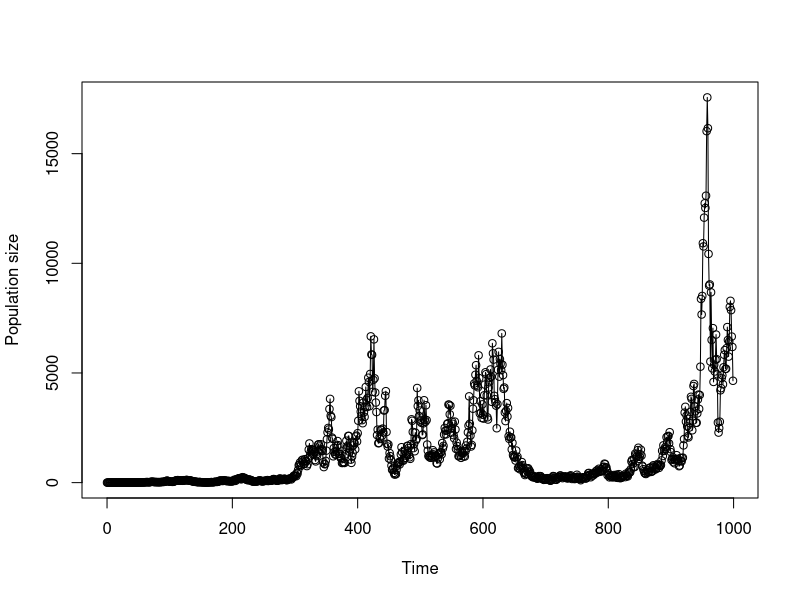

Write R code to recreate this figure.
# Clear workspace and close graphics
rm(list = ls())
graphics.off()

set.seed(1) # for reproducibility

geom_growth_base <- function(N0 = 2,
                            T = 999,
                            lambda = 1.01,
                            sigma = 0.2){
        Nvals <- vector('numeric') # initiate a place to put the values
        Nvals[1] <- N0
    for (t in 1:T){
        Nvals[t+1] <- Nvals[t]*(lambda*exp(rnorm(1,0,sigma)))
    }
    return(Nvals)
}
# Run the simulation
out <- geom_growth_base()
# Plot the results
plot(0:999,
out,
xlab='Time',
ylab='Population size',
type='o')

# Simplest benchmark
# Default number of time-points
start_time <- Sys.time()
out <- geom_growth_base()
end_time <- Sys.time()
time_elapsed <- end_time - start_time
print(time_elapsed)